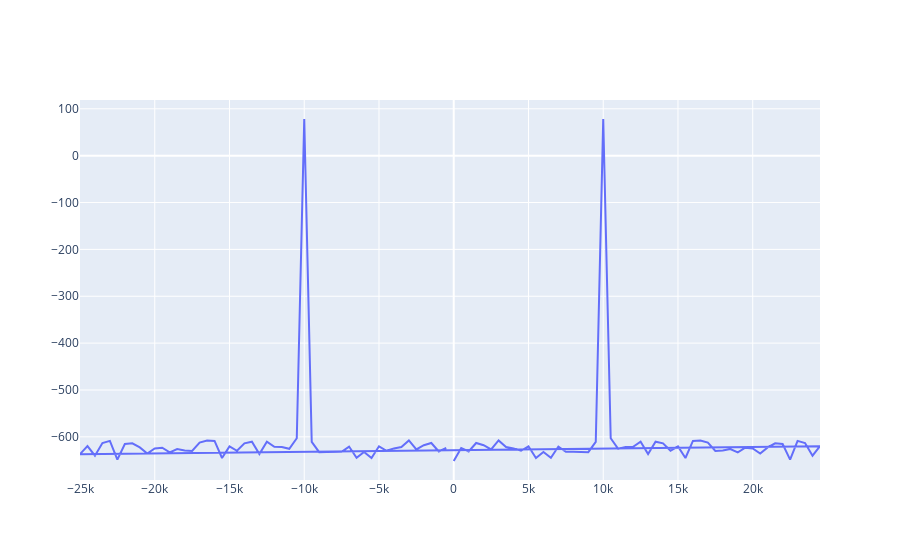
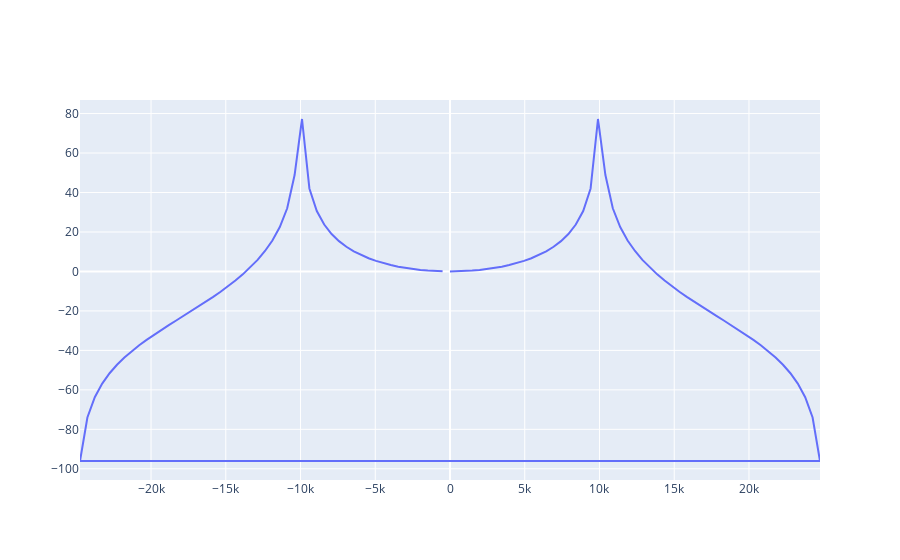
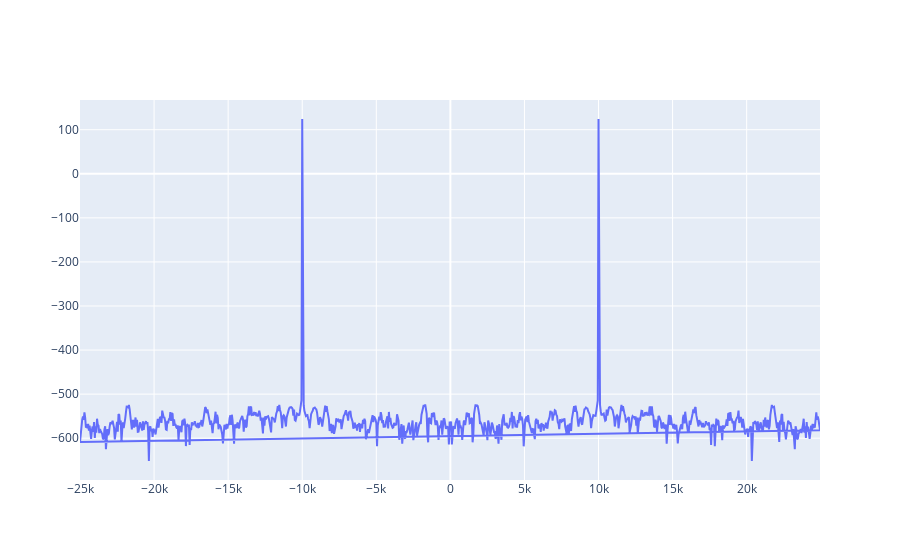

Notebook cell for these charts, in order:
### Code cell
import numpy as np
import plotly.graph_objects as go


freq_0 = 1e4 #Hz
freq_sample = 5e4 #Hz

T_sample = 1/freq_sample

# sig = lambda x: np.cos(2*np.pi*freq_0*x)

sig = lambda x: np.e**(2*np.pi*1j*freq_0*x)

def fourier(sig,N_sample,T_sample):
    x = np.arange(N_sample)
    sig_val = sig(x*T_sample)
    freq = np.fft.fftfreq(x.shape[-1],d=T_sample) #horizontal axis is frequencies
    fft = np.fft.fft(sig_val)
    return freq, 20*np.log((fft.imag**2+fft.real**2)**0.5)
    

#
fig = go.Figure()
N_sample = 100
fourier_1 = fourier(sig, N_sample,T_sample)
np.savetxt("Q4MS0data.elio",np.column_stack((np.reshape(fourier_1[0],(fourier_1[0].shape[0],1)),np.reshape(fourier_1[1],(fourier_1[1].shape[0],1)))),header='x, y',delimiter=",",comments="")

fig.add_trace(go.Scatter(x=fourier_1[0],y=fourier_1[1]))
fig.show()

#
fig = go.Figure()
N_sample = 101
fourier_1 = fourier(sig, N_sample,T_sample)
np.savetxt("Q4MS0data1.elio",np.column_stack((np.reshape(fourier_1[0],(fourier_1[0].shape[0],1)),np.reshape(fourier_1[1],(fourier_1[1].shape[0],1)))),header='x, y',delimiter=",",comments="")
fig.add_trace(go.Scatter(x=fourier_1[0],y=fourier_1[1]))
fig.show()

#
fig = go.Figure()
N_sample = 1000
fourier_1 = fourier(sig, N_sample,T_sample)
np.savetxt("Q4MS0data2.elio",np.column_stack((np.reshape(fourier_1[0],(fourier_1[0].shape[0],1)),np.reshape(fourier_1[1],(fourier_1[1].shape[0],1)))),header='x, y',delimiter=",",comments="")
fig.add_trace(go.Scatter(x=fourier_1[0],y=fourier_1[1]))
fig.show()
